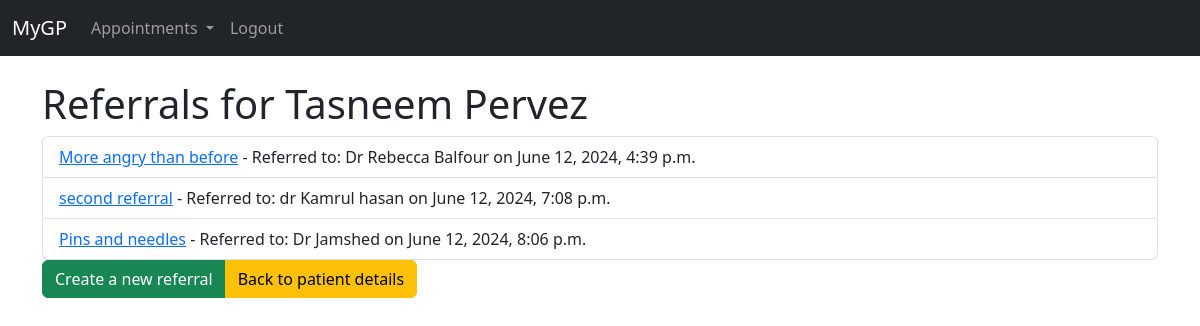
The page /referrals/all_referrals/1/ (signed in) on the database its author committed.
### consultations/models.py (models this page shows)
class Patient(models.Model):
    first_name = models.CharField(max_length=50)
    last_name = models.CharField(max_length=50)
    date_of_birth = models.DateField()
    address = models.CharField(max_length=100, null=True, blank=True )
    phone = models.CharField(max_length=20, null=True, blank=True )
    next_of_kin = models.CharField(max_length=100, null=True, blank=True )
    next_of_kin_phone = models.CharField(max_length=20, null=True, blank=True )
    def __str__(self):
        return f"{self.first_name} {self.last_name}"

### referrals/models.py (models this page shows)
class Referral(models.Model):
    patient = models.ForeignKey(Patient, on_delete=models.CASCADE)
    referring_clinician = models.ForeignKey(CustomUser, on_delete=models.CASCADE, related_name='referrals_made')
    referred_to_clinician = models.CharField(max_length=100)
    specialty = models.CharField(max_length=100, null=True, blank=True)
    title = models.CharField(max_length=200)
    reason = models.TextField()
    date = models.DateTimeField(auto_now_add=True)
    access_code = models.CharField(max_length=6, unique=True, default=get_random_string(6))

### referrals/views.py (the view)
# urls.py: path('all_referrals/<int:patient_id>/', views.patient_referrals, name='patient_referrals'),
@login_required(login_url='/')
def patient_referrals(request, patient_id):
    patient = get_object_or_404(Patient, pk=patient_id)
    referrals = Referral.objects.filter(patient=patient)
    return render(request, 'referrals/all_referrals.html', {'patient': patient, 'referrals': referrals})

### referrals/templates/referrals/all_referrals.html
{% extends 'accounts/base.html' %}
{% block content %}
<div class="mb-3">
<h1>Referrals for {{ patient }}</h1>
<ul class="list-group">
{% if referrals %}
        {% for referral in referrals %}
            <li class="list-group-item">
                <a href="{% url 'referrals:referral_detail' referral.pk %}">{{ referral.title }}</a>
                - Referred to: {{ referral.referred_to_clinician }} on {{ referral.date }}
            </li>
        {% endfor %}
</ul>
{% else %}
    <p>No referrals found for this patient.</p>
{% endif %}
<div class="btn-group" role="group" aria-label="Basic example">
<a type="button" class="btn btn-success" href="{% url 'referrals:create_referral' patient.pk %}">Create a new referral</a>
<a type="button" class="btn btn-warning"  href="{% url 'consultations:patient_detail' patient.pk %}">Back to patient details</a>
</div>
</div>
{% endblock %}

### rows shown on the page
Patient: first_name+last_name "Tasneem Pervez"
Referral: title "More angry than before", referred_to_clinician "Dr Rebecca Balfour", date "June 12, 2024, 4:39 p.m."
Referral: title "second referral", referred_to_clinician "dr Kamrul hasan", date "June 12, 2024, 7:08 p.m."
Referral: title "Pins and needles", referred_to_clinician "Dr Jamshed", date "June 12, 2024, 8:06 p.m."
